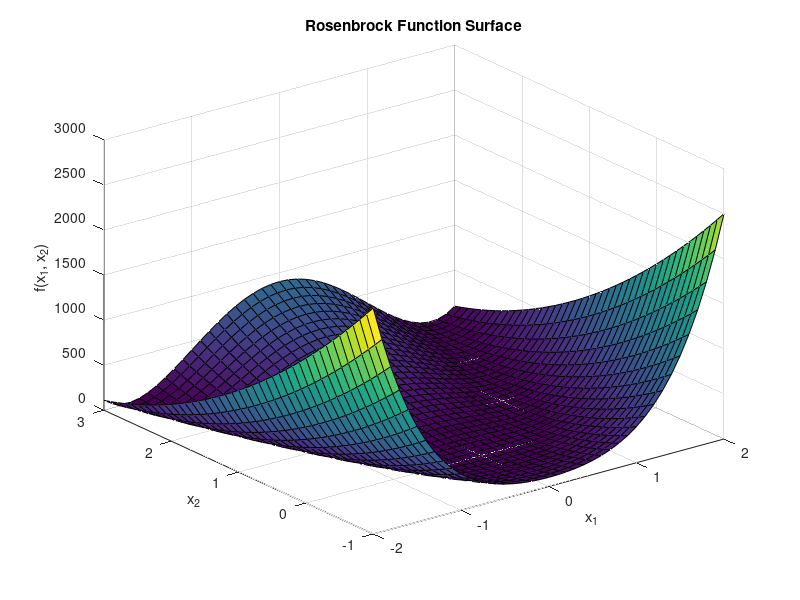
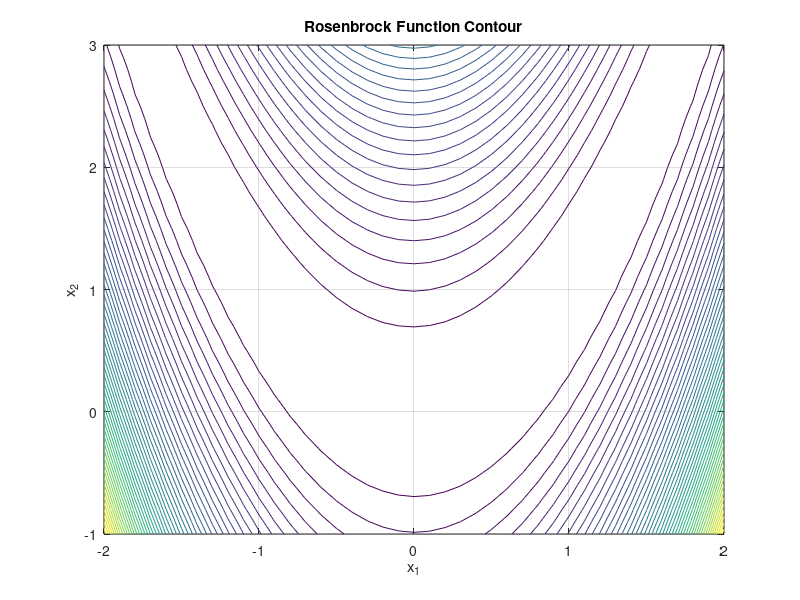

Reproduce these figures in MATLAB, in order.
% Define the Rosenbrock function
rosenbrock = @(x, y) 100 * (y - x.^2).^2 + (1 - x).^2;

% Create a grid of points
[x, y] = meshgrid(-2:0.1:2, -1:0.1:3);

% Evaluate the Rosenbrock function on the grid
z = rosenbrock(x, y);

% Plot the surface
figure;
surf(x, y, z);
xlabel('x_1');
ylabel('x_2');
zlabel('f(x_1, x_2)');
title('Rosenbrock Function Surface');
grid on;

% Plot the contour
figure;
contour(x, y, z, 50); % 50 contour levels
xlabel('x_1');
ylabel('x_2');
title('Rosenbrock Function Contour');
grid on;
